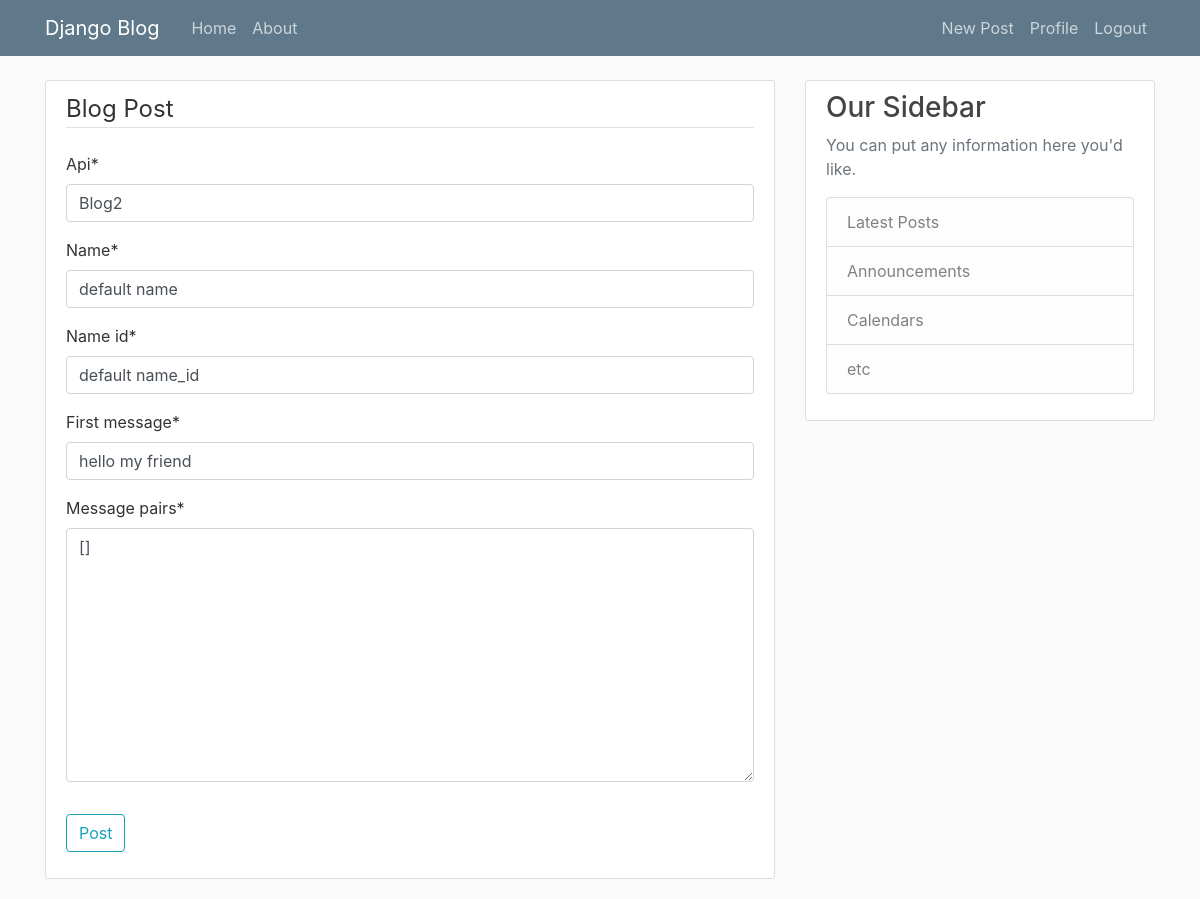
Before: /post/2/update (signed in) with the older database file.
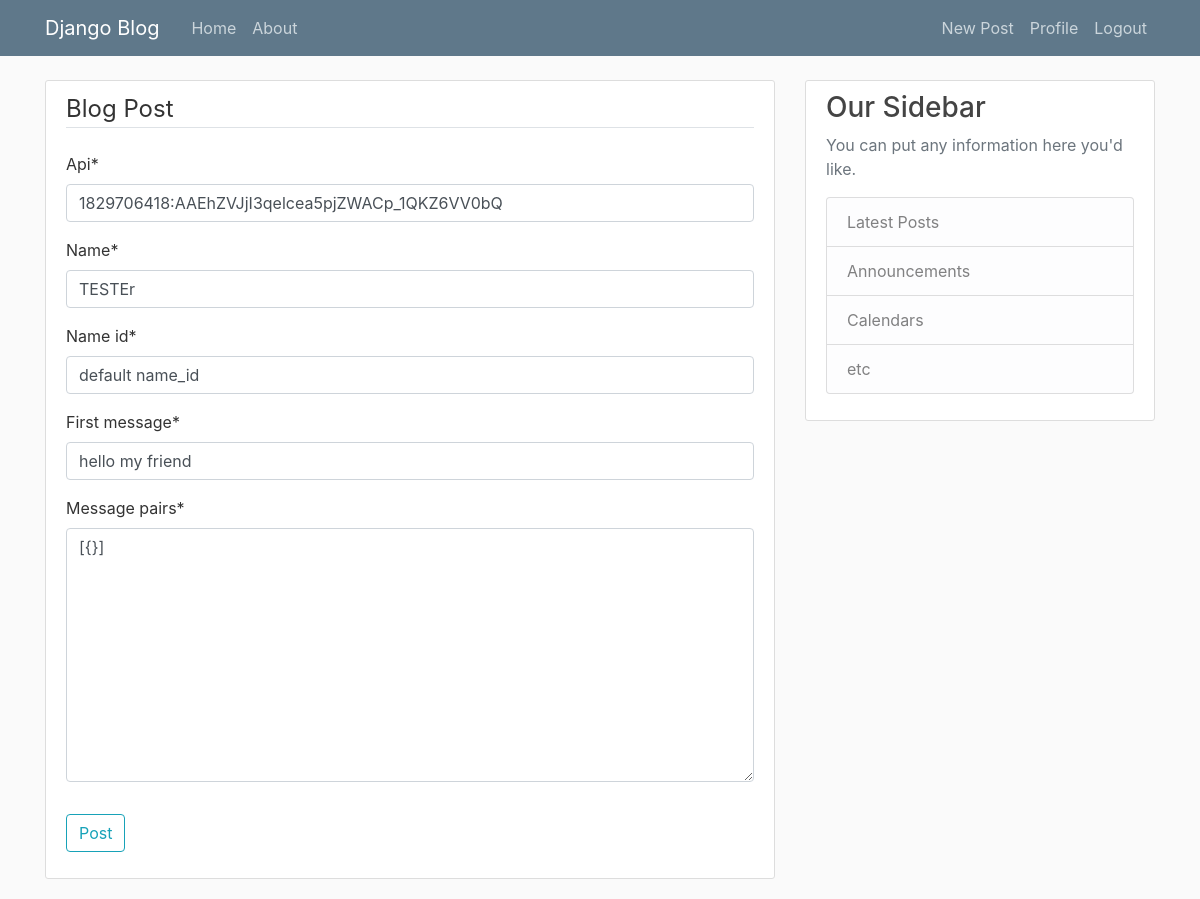
After: the same page with the newer database file.
### app/models.py (models this page shows, shortened)
class Post(models.Model):
    api = models.CharField(max_length=100)
    name = models.CharField(max_length=100, default = "default name")
    name_id = models.CharField(max_length=100, default = "default name_id")
    first_message = models.CharField(max_length=100, default = "hello my friend")
    date_posted = models.DateTimeField(default=timezone.now)
    author = models.ForeignKey(User, on_delete=models.CASCADE)
    running = models.BooleanField(default = False)
    message_pairs = JSONField(default=list)
    objects = PostManager()

### app/views.py (the view, shortened to what this page needs)
# urls.py: path('post/<int:pk>/update', PostUpdateView.as_view(), name = 'post-update'),
class PostUpdateView(LoginRequiredMixin, UserPassesTestMixin, UpdateView):
    model = Post
    fields = ['api', 'name', 'name_id','first_message', 'message_pairs']
    def test_func(self):
        post = self.get_object()
        if self.request.user == post.author:
            return True
        return False

### app/templates/app/post_form.html (shortened to what this page needs)
{% extends "app/base.html"%}
{% load crispy_forms_tags %}
{% block content %}
    <div class = "content-section">
        <form method = "POST" >
            <fieldset class="form-group">
                <legend class ="border-bottom mb-4">Blog Post</legend>
                {{ form|crispy }}
            </fieldset>
            <div class ="form-group">
                <button class ="btn btn-outline-info" type ="submit">Post</button>
            </div>
        </form>
    </div>
{% endblock content %}

Changed rows visible on the page:
changed Post "default name_id": api "Blog2" → "1829706418:AAEhZVJjI3qelcea5pjZWACp_1QKZ6VV0bQ"; name "default name" → "TESTEr"; message_pairs "[]" → "[{}]"
